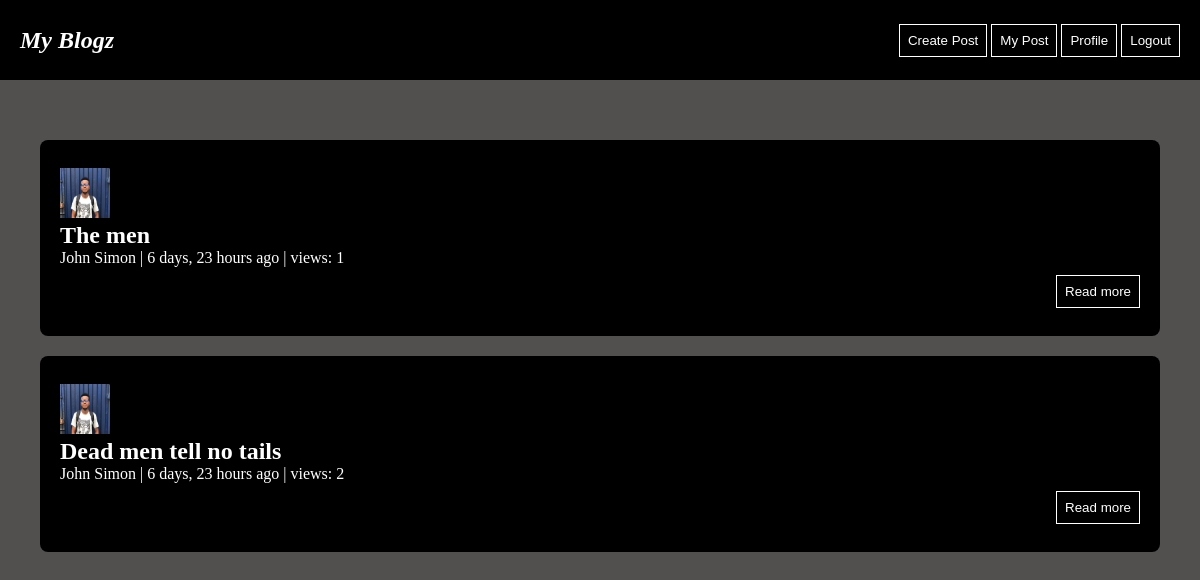
/my-posts (signed in), run on the app's committed database.
### blog_app/models.py (models this page shows)
class Post(models.Model):
    user  = models.ForeignKey(User, on_delete=models.RESTRICT, related_name="user")
    title = models.CharField(max_length=150)
    content = models.TextField()
    views = models.IntegerField(default=0)
    date  = models.DateTimeField(default=datetime.now())

class User(AbstractUser):
    profile_image = models.FileField(upload_to="profiles")

### blog_app/views.py (the view)
# urls.py: path("my-posts", my_posts),
@login_required(login_url="/signin")
def my_posts(request):
    posts = Post.objects.filter(user=request.user)
    return render(request, "index.html", { "posts": posts })

### blog_app/templates/index.html
{% extends "./base.html" %}
{% load static%}
{% block content %}
{% for post in posts %}
    <div class="post">
        <div class="author-section">
            <img width="50px" height="50px" src="{{post.user.profile_image}}" />
            <div>
                <h2> {{post.title}} </h2>
                <p> {{post.user.first_name}} {{post.user.last_name}} | {{post.date| timesince }} ago | views: {{post.views}}</p>
            </div>
        </div>
        <div class="readmore">
            <a href="post/{{post.id}}"> <button> Read more </button> </a>
        </div>
    </div>
{% endfor %}
{% endblock %}

### blog_app/static/css/style.css (style rules this page uses)
* { margin: 0; box-sizing: border-box; color: white; }
body { background-color: rgb(82, 79, 79); }
a { text-decoration: none; }
button { border: 1px solid white; background-color: black; padding: 8px; }
.post { background-color: black; margin-top: 20px; margin-bottom: 20px; padding: 20px; border-radius: 8px; }
.post > * { margin-top: 8px; margin-bottom: 8px; }
.readmore { display: flex; justify-content: flex-end; }

### data on the page
Post: user.profile_image (picture), title "The men", user.first_name "John", user.last_name "Simon", date "6 days, 23 hours", views "1"
Post: user.profile_image (picture), title "Dead men tell no tails", user.first_name "John", user.last_name "Simon", date "6 days, 23 hours", views "2"
